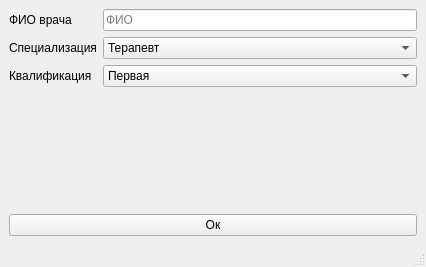
<?xml version="1.0" encoding="UTF-8"?>
<ui version="4.0">
 <class>MainWindow</class>
 <widget class="QMainWindow" name="MainWindow">
  <property name="geometry">
   <rect>
    <x>0</x>
    <y>0</y>
    <width>426</width>
    <height>267</height>
   </rect>
  </property>
  <property name="windowTitle">
   <string>MainWindow</string>
  </property>
  <widget class="QWidget" name="centralwidget">
   <layout class="QFormLayout" name="formLayout">
    <item row="0" column="0">
     <widget class="QLabel" name="label">
      <property name="text">
       <string>ФИО врача</string>
      </property>
     </widget>
    </item>
    <item row="0" column="1">
     <widget class="QLineEdit" name="lineEdit">
      <property name="inputMask">
       <string/>
      </property>
      <property name="text">
       <string/>
      </property>
      <property name="placeholderText">
       <string>ФИО</string>
      </property>
     </widget>
    </item>
    <item row="1" column="0">
     <widget class="QLabel" name="label_2">
      <property name="text">
       <string>Специализация</string>
      </property>
     </widget>
    </item>
    <item row="1" column="1">
     <widget class="QComboBox" name="comboBox">
      <item>
       <property name="text">
        <string>Терапевт</string>
       </property>
      </item>
     </widget>
    </item>
    <item row="2" column="0">
     <widget class="QLabel" name="label_3">
      <property name="text">
       <string>Квалификация</string>
      </property>
     </widget>
    </item>
    <item row="2" column="1">
     <widget class="QComboBox" name="comboBox_3">
      <item>
       <property name="text">
        <string>Первая</string>
       </property>
      </item>
     </widget>
    </item>
    <item row="3" column="0" colspan="2">
     <spacer name="verticalSpacer">
      <property name="orientation">
       <enum>Qt::Vertical</enum>
      </property>
      <property name="sizeHint" stdset="0">
       <size>
        <width>20</width>
        <height>40</height>
       </size>
      </property>
     </spacer>
    </item>
    <item row="4" column="0" colspan="2">
     <widget class="QPushButton" name="pushButton">
      <property name="text">
       <string>Ок</string>
      </property>
     </widget>
    </item>
   </layout>
  </widget>
  <widget class="QMenuBar" name="menubar">
   <property name="geometry">
    <rect>
     <x>0</x>
     <y>0</y>
     <width>426</width>
     <height>24</height>
    </rect>
   </property>
  </widget>
  <widget class="QStatusBar" name="statusbar"/>
 </widget>
 <resources/>
 <connections/>
</ui>
